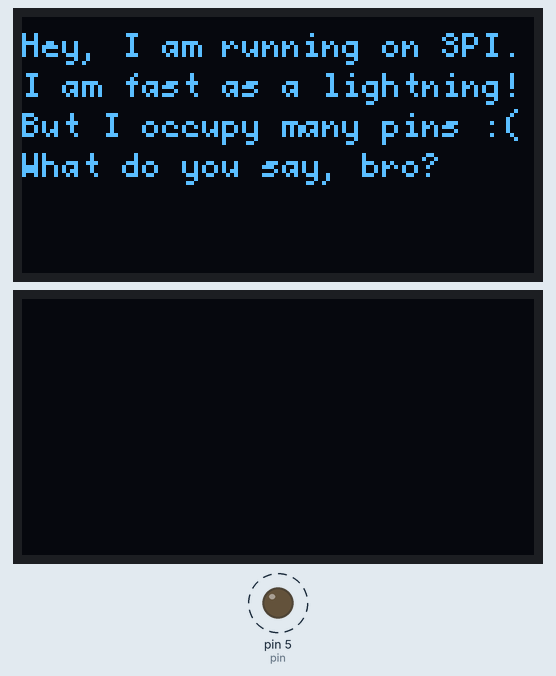
Simulated run of this program. Board: Arduino Uno, built with avr-gcc and run on an emulated ATmega328P. Parts: 2 × 128×64 one-colour display, output pins drawn as LEDs (lit = HIGH). Dashed ring = blinking.

Above: at 0.2 s.
At 0.64 s:
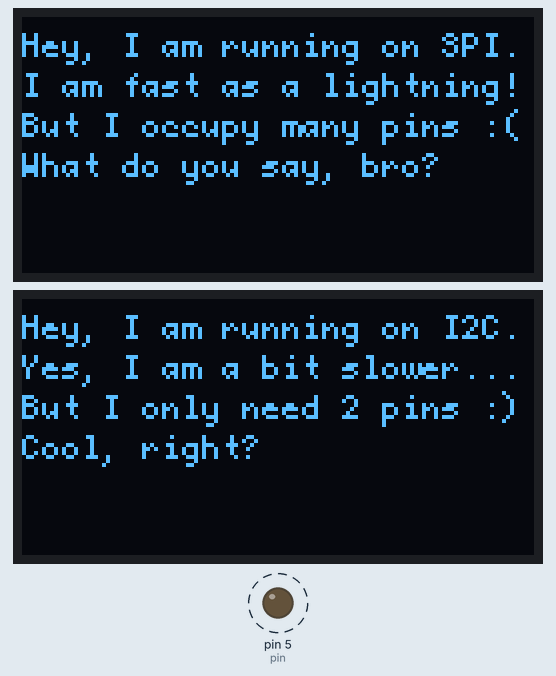
Timing chart, 0 to 130.0 s (numbered marks = the images above):
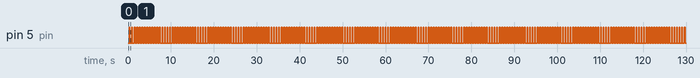

Measured:
- by itself, pin 5 (pin): alternates HIGH for 0.20 s and LOW for 0.39 s

The program:

main.cpp
```cpp
#include <Arduino.h>
#include <U8g2lib.h>

#ifdef U8X8_HAVE_HW_SPI
#include <SPI.h>
#endif
#ifdef U8X8_HAVE_HW_I2C
#include <Wire.h>
#endif

U8G2_SSD1306_128X64_NONAME_F_HW_I2C u8g2_i2c(U8G2_R0, /* reset=*/ U8X8_PIN_NONE);
U8G2_SSD1306_128X64_NONAME_F_4W_HW_SPI u8g2(U8G2_R0, /* cs=*/ 4, /* dc=*/ 3, /* reset=*/ 2);

void togglePin(const int pin, const int delayMs) {
    digitalWrite(pin, HIGH);
    delay(delayMs);
    digitalWrite(pin, LOW);
    delay(delayMs);
}

int main() {
    init();
    u8g2.begin();
    u8g2_i2c.begin();

    static constexpr int pin = 5;
    pinMode(pin, OUTPUT);

    while (true) {
        u8g2.clearBuffer();
        u8g2.setFont(u8g2_font_profont10_tf);
        u8g2.drawStr(0,10, "Hey, I am running on SPI.");
        u8g2.drawStr(0,20, "I am fast as a lightning!");
        u8g2.drawStr(0,30, "But I occupy many pins :(");
        u8g2.drawStr(0,40, "What do you say, bro?");
        u8g2.sendBuffer();

        u8g2_i2c.clearBuffer();
        u8g2_i2c.setFont(u8g2_font_profont10_tf);
        u8g2_i2c.drawStr(0,10, "Hey, I am running on I2C.");
        u8g2_i2c.drawStr(0,20, "Yes, I am a bit slower...");
        u8g2_i2c.drawStr(0,30, "But I only need 2 pins :)");
        u8g2_i2c.drawStr(0,40, "Cool, right?");
        u8g2_i2c.sendBuffer();

        togglePin(pin, 200);
    }
    return 0;
}
```
